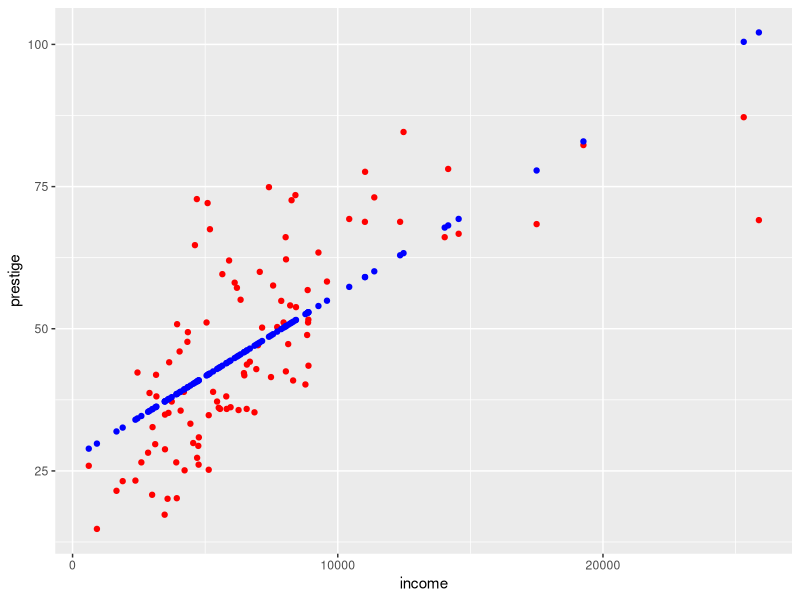
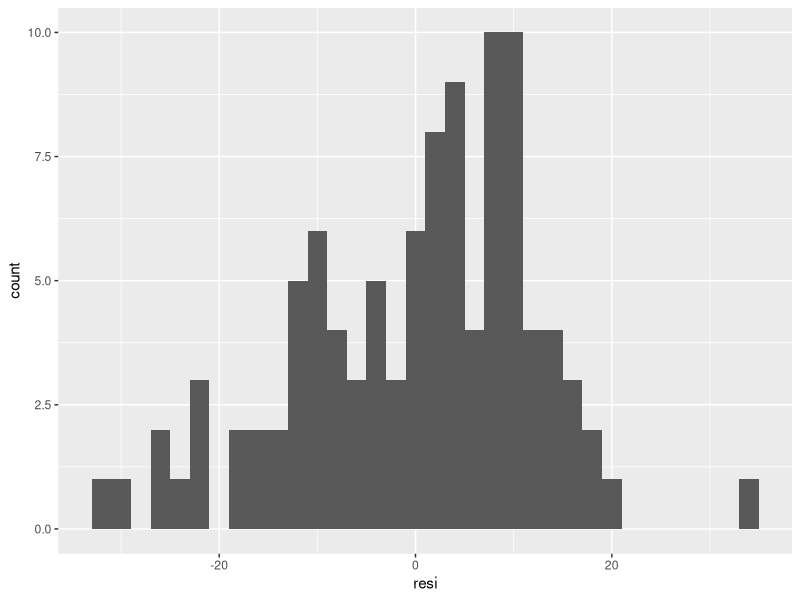

Write the R code that produced these figures, in order.
library(car)
pr <- Prestige
library(ggplot2)


# beta_1(pr)

X = pr$income
Y = pr$prestige

beta1 <- sum( (Y - mean(Y)) * (X - mean(X)) ) / sum((X - mean(X))**2)
beta0 <- mean(Y) - beta1*mean(X)

pred <- (beta0 +  seq(0, 20000, 100) + beta1)

ggplot(data = pr, aes(x=income)) +
  geom_point(color="red", aes(y=prestige)) +
  geom_point(color="blue", aes(y=(beta0 +  income * beta1)))

resi <- (beta0 + beta1 * X) - Y

ggplot(data=data.frame(resi), aes(x=resi)) + geom_histogram(binwidth = 2)


reg1 <- lm(prestige ~ income, data = pr, y = T)
summary(reg1)
